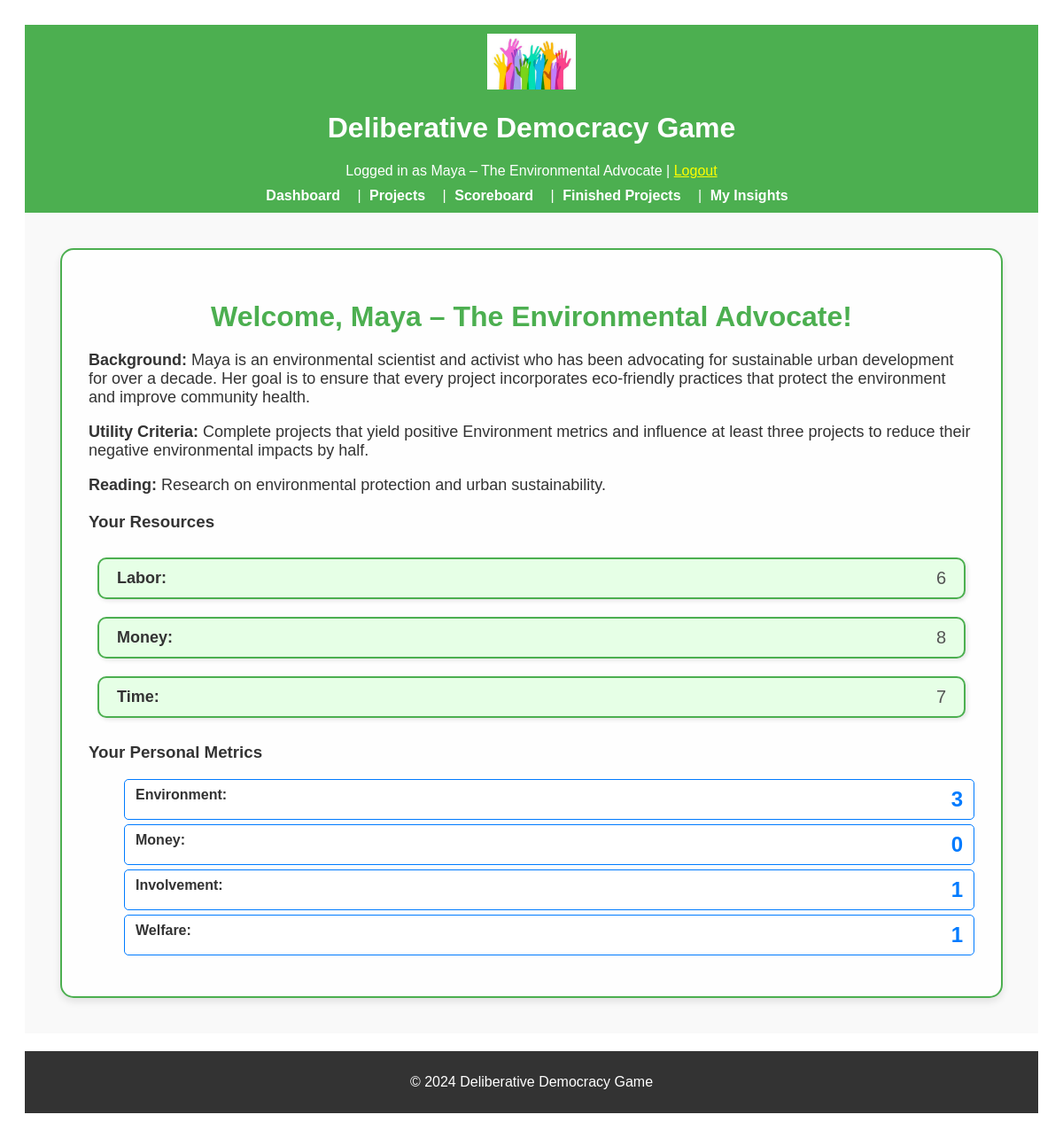
The page /dashboard (signed in) on the database as committed earlier.
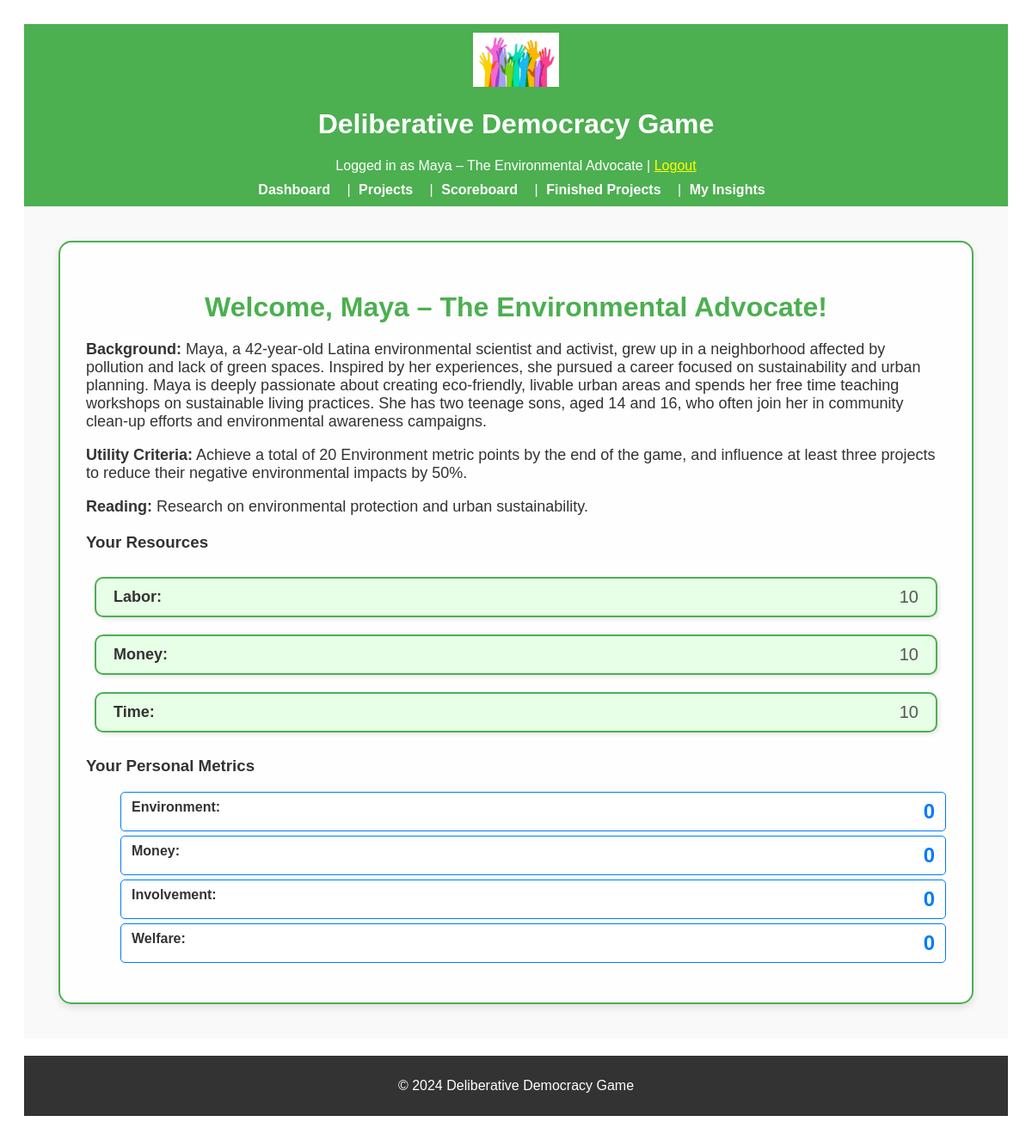
The same page on the database as committed later.
### app/models.py (models this page shows, shortened)
class User(UserMixin, db.Model):
    __tablename__ = "users"
    id = db.Column(db.Integer, primary_key=True)
    character_name = db.Column(db.String(64), unique=True, nullable=False)
    interests = db.Column(db.Text, nullable=True)
    utility_criteria = db.Column(db.Text, nullable=True)
    starting_resources = db.Column(db.Text, nullable=True)
    reading = db.Column(db.Text, nullable=True)
    environment = db.Column(db.Integer, default=0, nullable=True)
    money = db.Column(db.Integer, default=0, nullable=True)
    involvement = db.Column(db.Integer, default=0, nullable=True)
    welfare = db.Column(db.Integer, default=0, nullable=True)
    resources = db.relationship("Resource", backref="user", lazy=True)
    metrics = db.relationship("Metric", backref="user", lazy=True)

class Resource(db.Model):
    __tablename__ = "resources"
    id = db.Column(db.Integer, primary_key=True)
    type = db.Column(db.String(64), nullable=False)  # 'Time', 'Money', 'Labor'
    amount = db.Column(db.Integer, default=0, nullable=False)
    user_id = db.Column(db.Integer, db.ForeignKey("users.id"), nullable=False)

### app/routes.py (the view)
@main.route("/dashboard")
@login_required
def dashboard():
    user = User.query.get(current_user.id)
    return render_template("dashboard.html", user=user)

### app/routes.py (called while the page is built)
@login_manager.user_loader
def load_user(user_id):
    return User.query.get(int(user_id))

### app/templates/dashboard.html (shortened to what this page needs)
{% extends "base.html" %}
{% block content %}
<div class="dashboard-container">
    <h2 class="dashboard-header">Welcome, {{ user.character_name }}!</h2>
    <div class="section">
        <p class="dashboard-info"><strong>Background:</strong> {{ user.interests }}</p>
        <p class="dashboard-info"><strong>Utility Criteria:</strong> {{ user.utility_criteria }}</p>
        <p class="dashboard-info"><strong>Reading:</strong> {{ user.reading }}</p>
    </div>
    <div class="resource-section">
        <h3>Your Resources</h3>
        <ul class="resource-list">
            {% for resource in user.resources %}
            <li class="resource-item">
                <span class="resource-type">{{ resource.type }}:</span>
                <span class="resource-amount">{{ resource.amount }}</span>
            </li>
            {% endfor %}
        </ul>
    </div>
    <div class="metric-section">
        <h3>Your Personal Metrics</h3>
        <ul class="metric-list">
            <li class="metric-item"><span class="metric-type">Environment:</span> <span class="metric-value">{{
                    user.environment }}</span></li>
            <li class="metric-item"><span class="metric-type">Money:</span> <span class="metric-value">{{ user.money
                    }}</span></li>
            <li class="metric-item"><span class="metric-type">Involvement:</span> <span class="metric-value">{{
                    user.involvement }}</span></li>
            <li class="metric-item"><span class="metric-type">Welfare:</span> <span class="metric-value">{{ user.welfare
                    }}</span></li>
        </ul>
    </div>
</div>
{% endblock %}

### app/templates/base.html (shortened to what this page needs)
<!DOCTYPE html>
<html lang="en">
<head>
    <link rel="stylesheet" href="{{ url_for('static', filename='css/styles.css') }}">
</head>
<body>
    <header style="background-color: #4CAF50; padding: 10px; color: white; text-align: center;">
        <img src="{{ url_for('static', filename='images/logo.png') }}" alt="Game Logo"
            style="width: 100px; height: auto;">
        <h1>Deliberative Democracy Game</h1>
        {% if current_user.is_authenticated %}
        <p style="margin: 0;">Logged in as {{ current_user.character_name }} | <a href="{{ url_for('main.logout') }}"
                style="color: yellow;">Logout</a></p>
        {% endif %}
        <nav style="margin-top: 10px;">
            <a href="{{ url_for('main.dashboard') }}" style="color: white; padding: 5px;">Dashboard</a> |
            <a href="{{ url_for('main.project_list') }}" style="color: white; padding: 5px;">Projects</a> |
            <a href="{{ url_for('main.score_board') }}" style="color: white; padding: 5px;">Scoreboard</a> |
            <a href="{{ url_for('main.finished_projects') }}" style="color: white; padding: 5px;">Finished Projects</a>
            |
            <a href="{{ url_for('main.insight') }}" style="color: white; padding: 5px;">My Insights</a>
        </nav>
    </header>
    <main style="padding: 20px; background-color: #f9f9f9;">
        {% block content %}{% endblock %}
    </main>
    <footer style="background-color: #333; color: white; text-align: center; padding: 10px; margin-top: 20px;">
        <p>&copy; 2024 Deliberative Democracy Game</p>
    </footer>
</body>
</html>

Rows that differ between the two databases and show on the page:
changed User "Maya – The Environmental Advocate": interests "Maya is an environmental scientist and activist who has been advocating for sustainable urban development for over a decade. Her goal is to ensure that every project incorporates eco-friendly practices that protect the environment and improve community health." → "Maya, a 42-year-old Latina environmental scientist and activist, grew up in a neighborhood affected by pollution and lack of green spaces. Inspired by her experiences, she pursued a career focused on sustainability and urban planning. Maya is deeply passionate about creating eco-friendly, livable urban areas and spends her free time teaching workshops on sustainable living practices. She has two teenage sons, aged 14 and 16, who often join her in community clean-up efforts and environmental awareness campaigns."; utility_criteria "Complete projects that yield positive Environment metrics and influence at least three projects to reduce their negative environmental impacts by half." → "Achieve a total of 20 Environment metric points by the end of the game, and influence at least three projects to reduce their negative environmental impacts by 50%."; environment "3" → "0"; involvement "1" → "0"; welfare "1" → "0"
changed Resource "Labor": amount "6" → "10"
changed Resource "Money": amount "8" → "10"
changed Resource "Time": amount "7" → "10"
